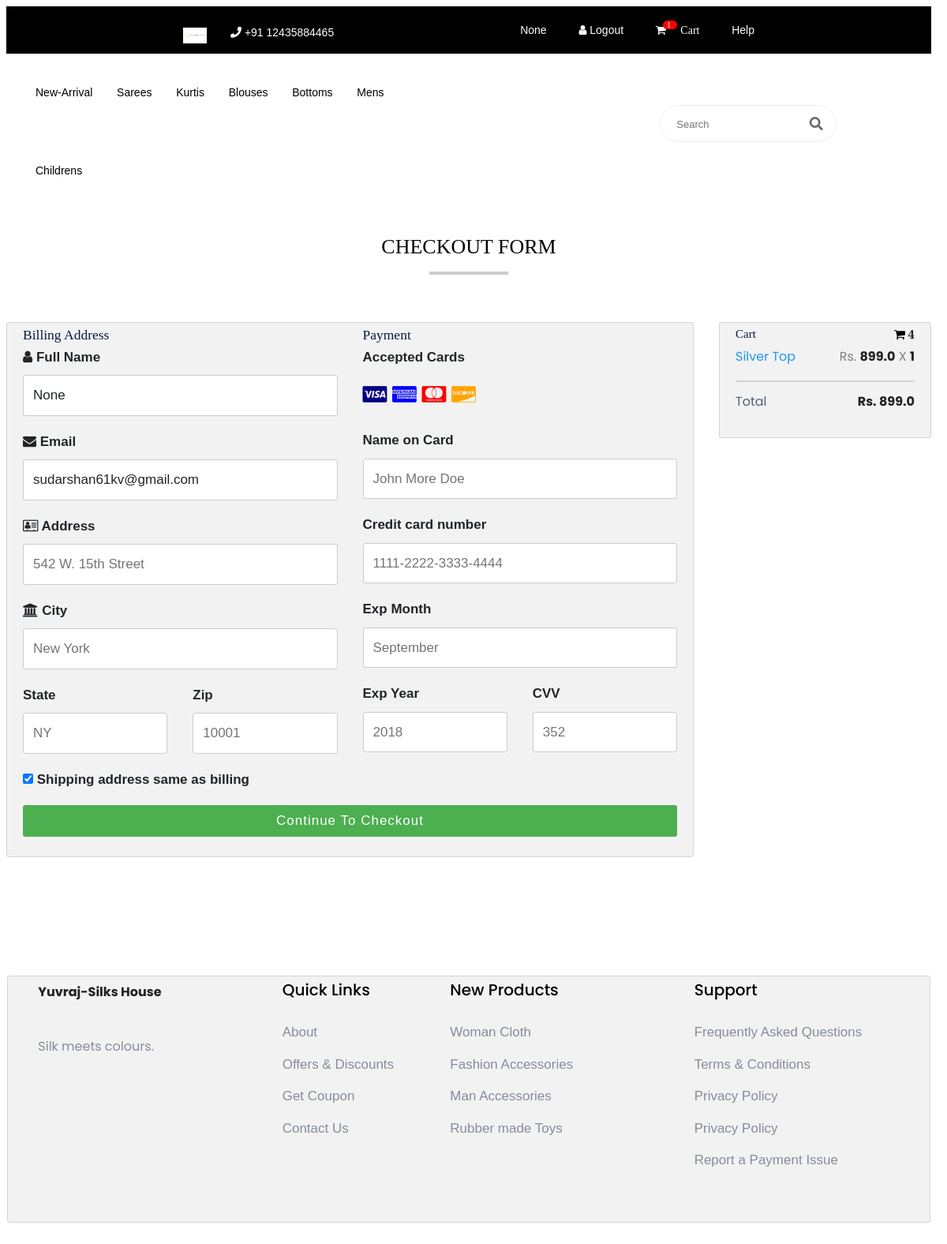
The app's page /items/checkout/ (signed in), older data.
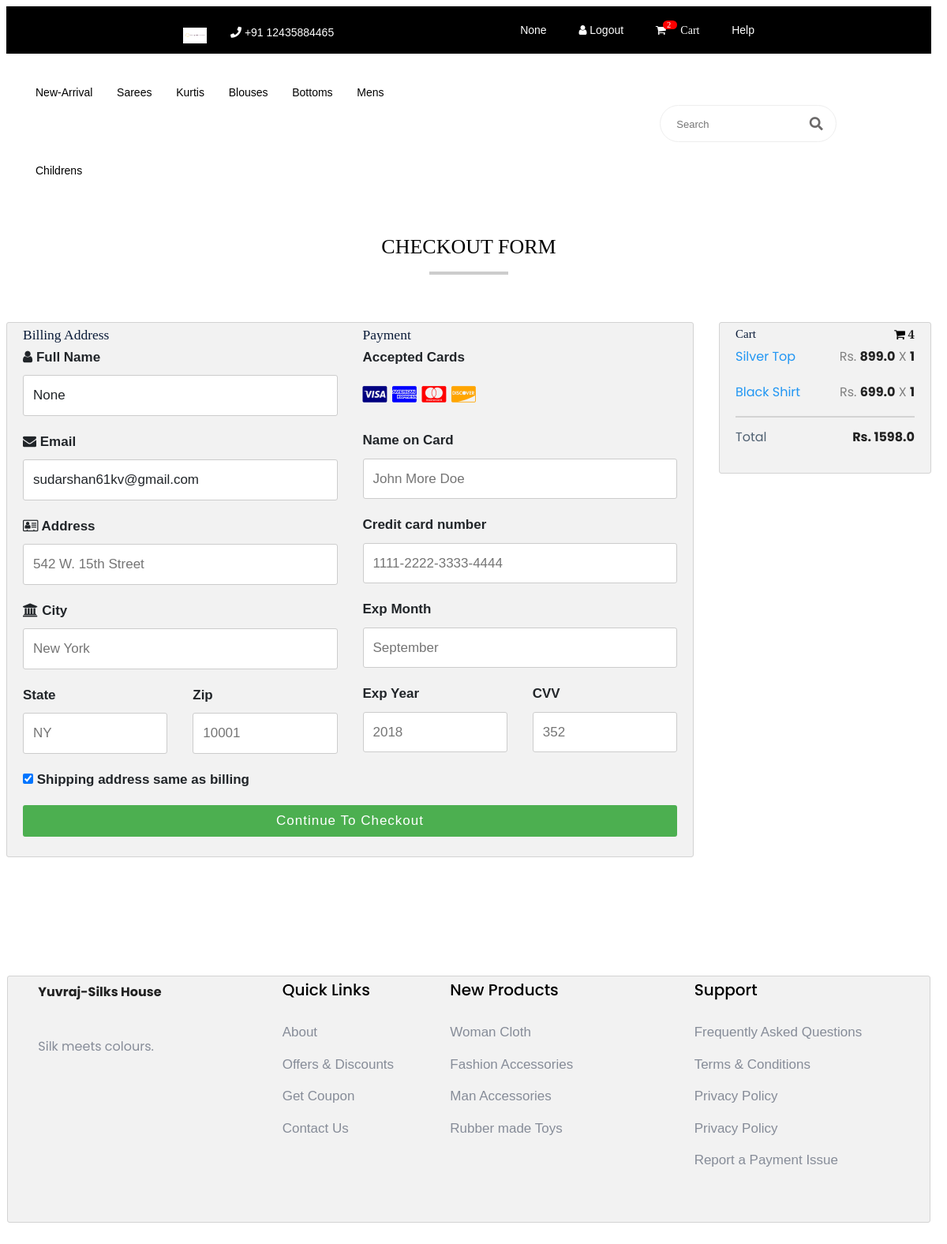
The same page, newer data.
### users/models.py (models this page shows, shortened)
class User(AbstractBaseUser):
    email = models.EmailField(verbose_name='email', max_length=60, unique=True)
    phone_number = models.CharField(max_length=20, unique=True)
    date_joined = models.DateTimeField(verbose_name='date joined', auto_now_add=True)
    last_login = models.DateTimeField(verbose_name='last_login', auto_now=True)
    is_admin = models.BooleanField(default=False)
    is_active = models.BooleanField(default=True)
    is_staff = models.BooleanField(default=False)
    is_superuser = models.BooleanField(default=False)
    is_verified = models.BooleanField(default=False)
    first_name = models.CharField(max_length=40, blank=True, null=True)
    last_name = models.CharField(max_length=40, blank=True, null=True)
    date_of_birth = models.DateTimeField(verbose_name='date of birth', blank=True, null=True)
    gender = models.CharField(max_length=6, choices=(('male','Male'),('female','Female')), blank=True, null=True)
    profile_pic = models.ImageField(upload_to="users/profile_pics/", blank = True)
    token = models.CharField(max_length=30, blank=True, null=True)
    USERNAME_FIELD = 'email'
    REQUIRED_FIELDS = ['phone_number',]
    objects = MyAccountManager()
    def get_full_name(self):
        if self.first_name and self.last_name:
            return f"{self.first_name.capitalize()} {self.last_name.capitalize()}"
        return None

### items/models.py (models this page shows)
class Cart(models.Model):
    user = models.ForeignKey(User, on_delete=models.CASCADE, related_name='carts')
    item = models.ForeignKey(Item, on_delete=models.CASCADE, related_name='carts')
    item_quantity = models.PositiveIntegerField(default=0)
    class Meta:
        unique_together = ('user', 'item',)

class Item(models.Model):
    name = models.CharField(max_length=40)
    image = models.ImageField(upload_to="items/images/", blank = True) #storage=gd_storage
    description = models.TextField(blank = True)
    original_cost = models.FloatField()
    revised_cost = models.FloatField()
    stock = models.PositiveIntegerField(default=0)
    sold = models.PositiveIntegerField(default=0)
    booked = models.PositiveIntegerField(default=0)
    category = models.CharField(choices=(('women','Women'),('men','Men'),('childrenboy','Children Boys'),('childrengirl','Children Girls')), max_length=20)
    subcategory = models.CharField(choices=(('saree','Saree'),('kurtis','Kurtis'),('pant','Pant'),('shirt','Shirt'),('top','Top'),('chudidhar','Chididhar'),('other','Other')), max_length=20)
    material_type = models.CharField(choices=(('cotton','Cotton'),('silk','Silk'),('wool','Wool'),('leather','Leather'),('jeans','Jeans'),('other','Other')), max_length=20)
    newly_arrived = models.BooleanField(default=True)

### items/views.py (the view)
# urls.py: path('checkout/',views.CheckoutPage.as_view(), name = 'checkout'),
class CheckoutPage(LoginRequiredMixin, View):
    def get(self, request):
        carts = Cart.objects.filter(user=request.user).select_related('item','user')
        total_cost = 0
        for i in carts:
            total_cost += i.item_quantity * i.item.revised_cost
        context = {'carts':carts, 'total_cost':total_cost}
        return render(request,'items/checkout.html', context)

### items/templatetags/cart_tags.py (called while the page is built)
@register.simple_tag()
def get_cart(user):
    carts = Cart.objects.filter(user=user).select_related('user','item')
    return len(carts)

### items/templates/items/checkout.html (shortened to what this page needs)
{% extends 'base.html' %}
{% block css_style %}
<link rel="stylesheet" href="https://cdnjs.cloudflare.com/ajax/libs/font-awesome/4.7.0/css/font-awesome.min.css">
{% endblock %}
{% block content %}
<h2 style="text-align:center;">Checkout Form</h2>
<div class="row">
  <div class="col-75">
    <div class="container">
      <form action="">
        <div class="row">
          <div class="col-50">
            <h3>Billing Address</h3>
            <label for="fname"><i class="fa fa-user"></i> Full Name</label>
            <input type="text" id="fname" name="firstname" value="{{ user.get_full_name }}" placeholder="{{ user.get_full_name }}">
            <label for="email"><i class="fa fa-envelope"></i> Email</label>
            <input type="text" id="email" name="email "value="{{ user.email }}" placeholder="{{ user.email }}">
            <label for="adr"><i class="fa fa-address-card-o"></i> Address</label>
            <input type="text" id="adr" name="address" placeholder="542 W. 15th Street">
            <label for="city"><i class="fa fa-institution"></i> City</label>
            <input type="text" id="city" name="city" placeholder="New York">
            <div class="row">
              <div class="col-50">
                <label for="state">State</label>
                <input type="text" id="state" name="state" placeholder="NY">
              </div>
              <div class="col-50">
                <label for="zip">Zip</label>
                <input type="text" id="zip" name="zip" placeholder="10001">
              </div>
            </div>
          </div>
          <div class="col-50">
            <h3>Payment</h3>
            <label for="fname">Accepted Cards</label>
            <div class="icon-container">
              <i class="fa fa-cc-visa" style="color:navy;"></i>
              <i class="fa fa-cc-amex" style="color:blue;"></i>
              <i class="fa fa-cc-mastercard" style="color:red;"></i>
              <i class="fa fa-cc-discover" style="color:orange;"></i>
            </div>
            <label for="cname">Name on Card</label>
            <input type="text" id="cname" name="cardname" placeholder="John More Doe">
            <label for="ccnum">Credit card number</label>
            <input type="text" id="ccnum" name="cardnumber" placeholder="1111-2222-3333-4444">
            <label for="expmonth">Exp Month</label>
            <input type="text" id="expmonth" name="expmonth" placeholder="September">
            <div class="row">
              <div class="col-50">
                <label for="expyear">Exp Year</label>
                <input type="text" id="expyear" name="expyear" placeholder="2018">
              </div>
              <div class="col-50">
                <label for="cvv">CVV</label>
                <input type="text" id="cvv" name="cvv" placeholder="352">
              </div>
            </div>
          </div>
        </div>
        <label>
          <input type="checkbox" checked="checked" name="sameadr"> Shipping address same as billing
        </label>
        <input type="submit" value="Continue to checkout" class="btn">
      </form>
    </div>
  </div>
  <div class="col-25">
    <div class="container">
      <h4>Cart <span class="price" style="color:black"><i class="fa fa-shopping-cart"></i> <b>4</b></span></h4>
      {% for cart in carts %}
          <p><a href="#">{{ cart.item.name }}</a> <span class="price">Rs. <b>{{ cart.item.revised_cost }}</b> X <b>{{ cart.item_quantity }}</b></span></p>
      {% endfor %}
      <hr>
      <p>Total <span class="price" style="color:black"><b>Rs. {{ total_cost }}</b></span></p>
    </div>
  </div>
</div>
{% endblock %}

### templates/base.html (shortened to what the changed rows need)
{% load static %}
{% load cart_tags %}
<!doctype html>
<html class="no-js" lang="zxx">
    <head>
        <link rel="stylesheet" href="https://maxcdn.bootstrapcdn.com/bootstrap/3.4.1/css/bootstrap.min.css">
<link href="https://stackpath.bootstrapcdn.com/bootstrap/4.4.1/css/bootstrap.min.css" rel="stylesheet" type="text/css"/>
<link rel="stylesheet" href="https://cdnjs.cloudflare.com/ajax/libs/font-awesome/4.7.0/css/font-awesome.min.css">
            <link rel="stylesheet" href="{% static 'assets/css/bootstrap.min.css' %}">
            <link rel="stylesheet" href="{% static 'assets/css/owl.carousel.min.css' %}">
            <link rel="stylesheet" href="{% static 'assets/css/flaticon.css' %}">
            <link rel="stylesheet" href="{% static 'assets/css/slicknav.css' %}">
            <link rel="stylesheet" href="{% static 'assets/css/animate.min.css' %}">
            <link rel="stylesheet" href="{% static 'assets/css/magnific-popup.css' %}">
            <link rel="stylesheet" href="{% static 'assets/css/fontawesome-all.min.css' %}">
            <link rel="stylesheet" href="{% static 'assets/css/themify-icons.css' %}">
            <link rel="stylesheet" href="{% static 'assets/css/slick.css' %}">
            <link rel="stylesheet" href="{% static 'assets/css/nice-select.css' %}">
            <link rel="stylesheet" href="{% static 'assets/css/style.css' %}">
            <link rel="stylesheet" href="{% static 'assets/css/carou.css' %}">
{% block css_style %}
{% endblock %}
   </head>
   <body>
    <header>
              <div class="header-area">
            <div class="main-header ">
                <div class="header-top top-bg d-none d-lg-block">
                   <div class="container-fluid">
                       <div class="col-xl-12">
                            <div class="row d-flex justify-content-between align-items-center">
                                <div class="header-info-right">
                                   <ul>
                                       {% if not user.is_authenticated %}
                                           <li><a href="{% url 'users:register' %}">Create Account </a></li>
                                           <li><a href="{% url 'users:login' %}">
                                               <i class="fa fa-user"></i> Login </a></li>
                                       {% else %}
                                           <li><a href="#">{{user.get_full_name}}</a></li>
                                           <li><a href="{% url 'users:logout' %}">
                                               <i class="fa fa-user"></i> Logout </a></li>
                                           <li><a href="{% url 'items:cart' %}">
                                               <i class="fa fa-shopping-cart" ><span ><sup style="color:white;padding-right:8px;background-color:red;border-radius:40px;top:-8px;right:4px;">&nbsp;&nbsp;{% get_cart user %}</sup></span>Cart</i></a></li>
                                       {% endif %}
                                   </ul>
                                </div>
                            </div>
                       </div>
                   </div>
                </div>
</div>
</div>
</header>
{% block content %}
{% endblock %}
  </body>
</html>

Row changes from the older to the newer data that the page shows:
changed User "None": id "1" → "2"
added Cart: item.name "Black Shirt", item.revised_cost "699.0", item_quantity "1"
Text that changed along with them:
{{ total_cost }}: "899.0" → "1598.0"
